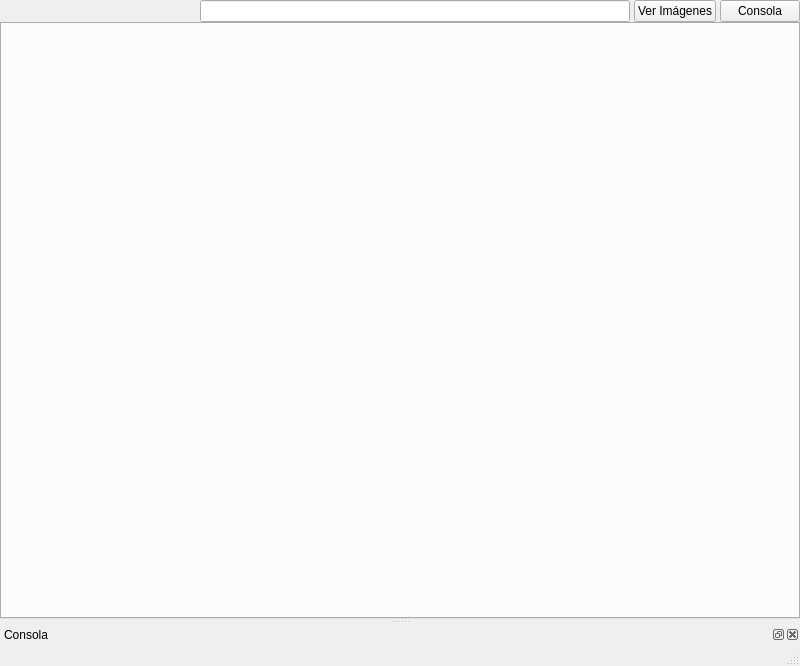
<?xml version="1.0" encoding="UTF-8"?>
<ui version="4.0">
 <class>WebKitBrowser</class>
 <widget class="QMainWindow" name="WebKitBrowser">
  <property name="geometry">
   <rect>
    <x>0</x>
    <y>0</y>
    <width>800</width>
    <height>666</height>
   </rect>
  </property>
  <property name="windowTitle">
   <string>Navegador WebKit</string>
  </property>
  <property name="windowIcon">
   <iconset resource="resources/resources.qrc">
    <normaloff>:/icons/SDF.png</normaloff>:/icons/SDF.png</iconset>
  </property>
  <widget class="QWidget" name="centralwidget">
   <layout class="QGridLayout" name="gridLayout_3">
    <property name="margin">
     <number>0</number>
    </property>
    <property name="spacing">
     <number>0</number>
    </property>
    <item row="0" column="0">
     <layout class="QHBoxLayout" name="horizontalLayout_2">
      <property name="spacing">
       <number>4</number>
      </property>
      <property name="leftMargin">
       <number>0</number>
      </property>
      <item>
       <widget class="QPushButton" name="atrasButton">
        <property name="maximumSize">
         <size>
          <width>36</width>
          <height>16777215</height>
         </size>
        </property>
        <property name="toolTip">
         <string>Ir atrás</string>
        </property>
        <property name="text">
         <string/>
        </property>
        <property name="icon">
         <iconset resource="resources/resources.qrc">
          <normaloff>:/icons/go-previous.png</normaloff>:/icons/go-previous.png</iconset>
        </property>
        <property name="iconSize">
         <size>
          <width>24</width>
          <height>24</height>
         </size>
        </property>
        <property name="flat">
         <bool>true</bool>
        </property>
       </widget>
      </item>
      <item>
       <widget class="QPushButton" name="adelanteButton">
        <property name="maximumSize">
         <size>
          <width>36</width>
          <height>16777215</height>
         </size>
        </property>
        <property name="toolTip">
         <string>Ir adelante</string>
        </property>
        <property name="text">
         <string/>
        </property>
        <property name="icon">
         <iconset resource="resources/resources.qrc">
          <normaloff>:/icons/go-next.png</normaloff>:/icons/go-next.png</iconset>
        </property>
        <property name="iconSize">
         <size>
          <width>24</width>
          <height>24</height>
         </size>
        </property>
        <property name="flat">
         <bool>true</bool>
        </property>
       </widget>
      </item>
      <item>
       <widget class="QPushButton" name="refrescarButton">
        <property name="maximumSize">
         <size>
          <width>36</width>
          <height>16777215</height>
         </size>
        </property>
        <property name="toolTip">
         <string>Recargar</string>
        </property>
        <property name="text">
         <string/>
        </property>
        <property name="icon">
         <iconset resource="resources/resources.qrc">
          <normaloff>:/icons/view-refresh.png</normaloff>:/icons/view-refresh.png</iconset>
        </property>
        <property name="iconSize">
         <size>
          <width>24</width>
          <height>24</height>
         </size>
        </property>
        <property name="flat">
         <bool>true</bool>
        </property>
       </widget>
      </item>
      <item>
       <widget class="QPushButton" name="homeButton">
        <property name="maximumSize">
         <size>
          <width>36</width>
          <height>16777215</height>
         </size>
        </property>
        <property name="toolTip">
         <string>Página de inicio</string>
        </property>
        <property name="text">
         <string/>
        </property>
        <property name="icon">
         <iconset resource="resources/resources.qrc">
          <normaloff>:/icons/go-home.png</normaloff>:/icons/go-home.png</iconset>
        </property>
        <property name="iconSize">
         <size>
          <width>24</width>
          <height>24</height>
         </size>
        </property>
        <property name="shortcut">
         <string>Ctrl+H</string>
        </property>
        <property name="flat">
         <bool>true</bool>
        </property>
       </widget>
      </item>
      <item>
       <widget class="QPushButton" name="pararButton">
        <property name="maximumSize">
         <size>
          <width>36</width>
          <height>16777215</height>
         </size>
        </property>
        <property name="toolTip">
         <string>Detener la descarga de la página</string>
        </property>
        <property name="text">
         <string/>
        </property>
        <property name="icon">
         <iconset resource="resources/resources.qrc">
          <normaloff>:/icons/process-stop.png</normaloff>:/icons/process-stop.png</iconset>
        </property>
        <property name="iconSize">
         <size>
          <width>24</width>
          <height>24</height>
         </size>
        </property>
        <property name="flat">
         <bool>true</bool>
        </property>
       </widget>
      </item>
      <item>
       <widget class="QLineEdit" name="direccionlineEdit"/>
      </item>
      <item>
       <widget class="QPushButton" name="imagenesPushButton">
        <property name="maximumSize">
         <size>
          <width>16777215</width>
          <height>28</height>
         </size>
        </property>
        <property name="text">
         <string>Ver Imágenes</string>
        </property>
        <property name="icon">
         <iconset resource="resources/resources.qrc">
          <normaloff>:/icons/image-bmp.png</normaloff>:/icons/image-bmp.png</iconset>
        </property>
        <property name="iconSize">
         <size>
          <width>20</width>
          <height>20</height>
         </size>
        </property>
        <property name="checkable">
         <bool>true</bool>
        </property>
       </widget>
      </item>
      <item>
       <widget class="QPushButton" name="consolaButton">
        <property name="maximumSize">
         <size>
          <width>16777215</width>
          <height>28</height>
         </size>
        </property>
        <property name="text">
         <string>Consola</string>
        </property>
        <property name="icon">
         <iconset resource="resources/resources.qrc">
          <normaloff>:/icons/utilities-terminal.png</normaloff>:/icons/utilities-terminal.png</iconset>
        </property>
        <property name="checkable">
         <bool>true</bool>
        </property>
       </widget>
      </item>
     </layout>
    </item>
    <item row="1" column="0">
     <widget class="QTabWidget" name="tabWebViews">
      <property name="currentIndex">
       <number>-1</number>
      </property>
      <property name="movable">
       <bool>true</bool>
      </property>
     </widget>
    </item>
   </layout>
  </widget>
  <widget class="QStatusBar" name="statusbar"/>
  <widget class="QDockWidget" name="consoleDock">
   <property name="allowedAreas">
    <set>Qt::BottomDockWidgetArea</set>
   </property>
   <property name="windowTitle">
    <string>Consola</string>
   </property>
   <attribute name="dockWidgetArea">
    <number>8</number>
   </attribute>
   <widget class="QWidget" name="consoleDockContents"/>
  </widget>
  <action name="actionNuevaPestana">
   <property name="text">
    <string>nuevaPestana</string>
   </property>
   <property name="shortcut">
    <string>Ctrl+T</string>
   </property>
  </action>
 </widget>
 <tabstops>
  <tabstop>direccionlineEdit</tabstop>
  <tabstop>atrasButton</tabstop>
  <tabstop>adelanteButton</tabstop>
  <tabstop>refrescarButton</tabstop>
  <tabstop>homeButton</tabstop>
  <tabstop>pararButton</tabstop>
  <tabstop>consolaButton</tabstop>
  <tabstop>imagenesPushButton</tabstop>
  <tabstop>tabWebViews</tabstop>
 </tabstops>
 <resources>
  <include location="resources/resources.qrc"/>
 </resources>
 <connections>
  <connection>
   <sender>consolaButton</sender>
   <signal>toggled(bool)</signal>
   <receiver>consoleDock</receiver>
   <slot>setVisible(bool)</slot>
   <hints>
    <hint type="sourcelabel">
     <x>744</x>
     <y>17</y>
    </hint>
    <hint type="destinationlabel">
     <x>399</x>
     <y>560</y>
    </hint>
   </hints>
  </connection>
  <connection>
   <sender>consoleDock</sender>
   <signal>visibilityChanged(bool)</signal>
   <receiver>consolaButton</receiver>
   <slot>setChecked(bool)</slot>
   <hints>
    <hint type="sourcelabel">
     <x>399</x>
     <y>625</y>
    </hint>
    <hint type="destinationlabel">
     <x>744</x>
     <y>17</y>
    </hint>
   </hints>
  </connection>
 </connections>
</ui>
